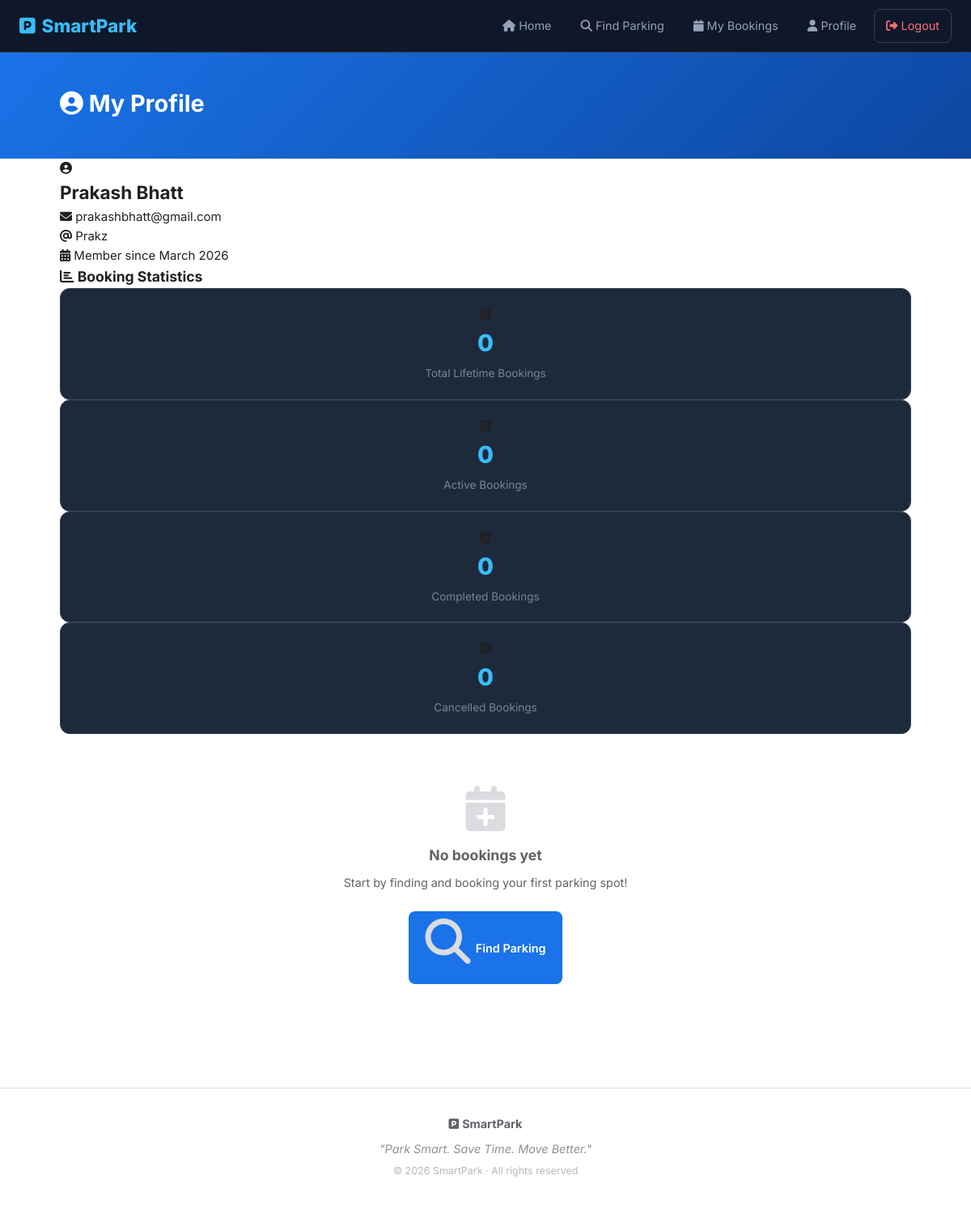
Before: /profile/ (signed in) with the older database file.
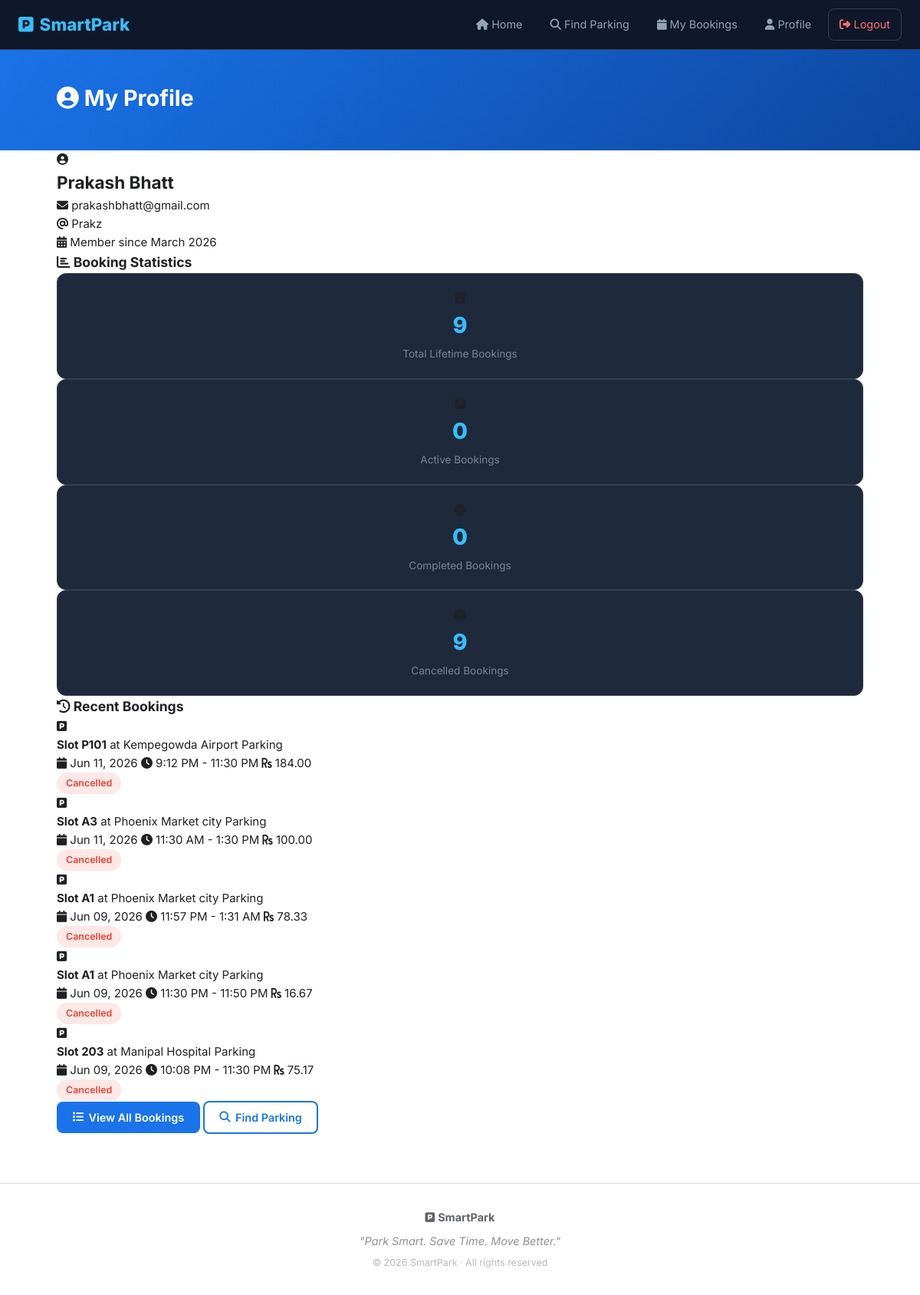
After: the same page with the newer database file.
### parking/models.py (models this page shows, shortened)
class Booking(models.Model):
    STATUS_CHOICES = [
        ('pending',   'Pending'),
        ('confirmed', 'Confirmed'),
        ('active',    'Active'),
        ('completed', 'Completed'),
        ('overstay',  'Overstay — Fine Applied'),
        ('cancelled', 'Cancelled'),
    ]
    user        = models.ForeignKey(User, on_delete=models.CASCADE, related_name='bookings')
    slot        = models.ForeignKey(ParkingSlot, on_delete=models.CASCADE, related_name='bookings')
    vehicle     = models.ForeignKey(Vehicle, on_delete=models.SET_NULL, null=True, blank=True)
    start_time  = models.DateTimeField()
    end_time    = models.DateTimeField()
    status      = models.CharField(max_length=20, choices=STATUS_CHOICES, default='pending')
    total_cost  = models.DecimalField(max_digits=8, decimal_places=2, default=0)
    fine_amount = models.DecimalField(max_digits=8, decimal_places=2, default=0)
    qr_code     = models.ImageField(upload_to='qrcodes/', blank=True, null=True)
    time_extended_by = models.PositiveIntegerField(default=0)
    created_at  = models.DateTimeField(auto_now_add=True)

class ParkingSlot(models.Model):
    VEHICLE_TYPES = [
        ('car', 'Car'),
        ('bike', 'Bike / Scooter'),
        ('ev', 'Electric Vehicle'),
    ]
    lot = models.ForeignKey(ParkingLot, on_delete=models.CASCADE, related_name='slots')
    slot_number = models.CharField(max_length=10)
    vehicle_type = models.CharField(max_length=10, choices=VEHICLE_TYPES, default='car')
    is_available = models.BooleanField(default=True)
    class Meta:
        ordering = ['lot_id', 'slot_number']

class ParkingLot(models.Model):
    VEHICLE_TYPES = [
        ('car', 'Car'),
        ('bike', 'Bike / Motorcycle'),
        ('ev', 'Electric Vehicle'),
    ]
    name = models.CharField(max_length=200)
    address = models.TextField()
    city = models.CharField(max_length=100)
    latitude = models.DecimalField(max_digits=9, decimal_places=6, default=0)
    longitude = models.DecimalField(max_digits=9, decimal_places=6, default=0)
    total_slots = models.PositiveIntegerField()
    fine_amount = models.DecimalField(max_digits=10, decimal_places=2, default=0)
    price_per_hour = models.DecimalField(max_digits=6, decimal_places=2)
    vehicle_type = models.CharField(max_length=10, choices=VEHICLE_TYPES, default='car')
    image = models.ImageField(upload_to='parking_lots/', blank=True, null=True)
    is_active = models.BooleanField(default=True)
    created_at = models.DateTimeField(auto_now_add=True)

### parking/views.py (the view)
# urls.py: path('profile/',                         views.profile_view,    name='profile'),
@login_required
def profile_view(request):
    user = request.user
    total_bookings = Booking.objects.filter(user=user).count()
    active_bookings = Booking.objects.filter(
        user=user,
        status__in=['pending', 'confirmed', 'active']
    ).count()
    completed_bookings = Booking.objects.filter(
        user=user,
        status='completed'
    ).count()
    cancelled_bookings = Booking.objects.filter(
        user=user,
        status='cancelled'
    ).count()
    recent_bookings = Booking.objects.filter(user=user).order_by('-created_at')[:5]
    context = {
        'user': user,
        'total_bookings': total_bookings,
        'active_bookings': active_bookings,
        'completed_bookings': completed_bookings,
        'cancelled_bookings': cancelled_bookings,
        'recent_bookings': recent_bookings,
    }
    return render(request, 'profile.html', context)

### templates/profile.html (shortened to what this page needs)
{% extends 'base.html' %}
{% block content %}
<div class="page-banner">
    <div class="container">
        <h1><i class="fas fa-user-circle"></i> My Profile</h1>
    </div>
</div>
<div class="container profile-page">
    <div class="profile-card">
        <div class="profile-header">
            <div class="profile-avatar">
                <i class="fas fa-user-circle"></i>
            </div>
            <div class="profile-info">
                <h2>{{ user.get_full_name|default:user.username }}</h2>
                <p class="profile-email">
                    <i class="fas fa-envelope"></i> {{ user.email|default:"No email provided" }}
                </p>
                <p class="profile-username">
                    <i class="fas fa-at"></i> {{ user.username }}
                </p>
                <p class="profile-joined">
                    <i class="fas fa-calendar-alt"></i> Member since {{ user.date_joined|date:"F Y" }}
                </p>
            </div>
        </div>
    </div>
    <div class="stats-section">
        <h3><i class="fas fa-chart-bar"></i> Booking Statistics</h3>
        <div class="stats-grid">
            <div class="stat-card stat-total">
                <div class="stat-icon">
                    <i class="fas fa-calendar-check"></i>
                </div>
                <div class="stat-content">
                    <div class="stat-number">{{ total_bookings }}</div>
                    <div class="stat-label">Total Lifetime Bookings</div>
                </div>
            </div>
            <div class="stat-card stat-active">
                <div class="stat-icon">
                    <i class="fas fa-parking"></i>
                </div>
                <div class="stat-content">
                    <div class="stat-number">{{ active_bookings }}</div>
                    <div class="stat-label">Active Bookings</div>
                </div>
            </div>
            <div class="stat-card stat-completed">
                <div class="stat-icon">
                    <i class="fas fa-check-circle"></i>
                </div>
                <div class="stat-content">
                    <div class="stat-number">{{ completed_bookings }}</div>
                    <div class="stat-label">Completed Bookings</div>
                </div>
            </div>
            <div class="stat-card stat-cancelled">
                <div class="stat-icon">
                    <i class="fas fa-times-circle"></i>
                </div>
                <div class="stat-content">
                    <div class="stat-number">{{ cancelled_bookings }}</div>
                    <div class="stat-label">Cancelled Bookings</div>
                </div>
            </div>
        </div>
    </div>
    {% if recent_bookings %}
    <div class="recent-bookings-section">
        <h3><i class="fas fa-history"></i> Recent Bookings</h3>
        <div class="recent-bookings-list">
            {% for booking in recent_bookings %}
            <div class="recent-booking-item">
                <div class="booking-icon">
                    <i class="fas fa-parking"></i>
                </div>
                <div class="booking-details">
                    <div class="booking-title">
                        <strong>Slot {{ booking.slot.slot_number }}</strong> at {{ booking.slot.lot.name }}
                    </div>
                    <div class="booking-meta">
                        <span class="booking-date">
                            <i class="fas fa-calendar"></i> {{ booking.start_time|date:"M d, Y" }}
                        </span>
                        <span class="booking-time">
                            <i class="fas fa-clock"></i> {{ booking.start_time|date:"g:i A" }} - {{ booking.end_time|date:"g:i A" }}
                        </span>
                        <span class="booking-cost">
                            <i class="fas fa-rupee-sign"></i> {{ booking.total_cost }}
                        </span>
                    </div>
                </div>
                <div class="booking-status">
                    <span class="status-badge status-{{ booking.status }}">
                        {{ booking.get_status_display }}
                    </span>
                </div>
            </div>
            {% endfor %}
        </div>
        <div class="profile-actions">
            <a href="{% url 'my_bookings' %}" class="btn-primary">
                <i class="fas fa-list"></i> View All Bookings
            </a>
            <a href="{% url 'search' %}" class="btn-outline">
                <i class="fas fa-search"></i> Find Parking
            </a>
        </div>
    </div>
    {% else %}
    <div class="no-bookings-section">
        <div class="empty-state">
            <i class="fas fa-calendar-plus"></i>
            <h3>No bookings yet</h3>
            <p>Start by finding and booking your first parking spot!</p>
            <a href="{% url 'search' %}" class="btn-primary">
                <i class="fas fa-search"></i> Find Parking
            </a>
        </div>
    </div>
    {% endif %}
</div>
{% endblock %}

### templates/base.html (shortened to what this page needs)
{% load static %}
<!DOCTYPE html>
<html lang="en">
<head>
    <link rel="stylesheet" href="{% static 'css/style.css' %}?v=2">
    <link rel="stylesheet" href="https://cdnjs.cloudflare.com/ajax/libs/font-awesome/6.4.0/css/all.min.css">
    <link rel="stylesheet" href="https://unpkg.com/leaflet@1.9.4/dist/leaflet.css"/>
</head>
<body>
<nav class="navbar">
    <div class="navbar-container">
        <a class="navbar-brand" href="{% url 'home' %}">
            <i class="fas fa-parking"></i> SmartPark
        </a>
        <div class="navbar-links">
            <a class="nav-link" href="{% url 'home' %}">
                <i class="fas fa-home"></i> Home
            </a>
            <a class="nav-link" href="{% url 'search' %}">
                <i class="fas fa-search"></i> Find Parking
            </a>
            {% if user.is_authenticated %}
                <a class="nav-link" href="{% url 'my_bookings' %}">
                    <i class="fas fa-calendar"></i> My Bookings
                </a>
                <a class="nav-link" href="{% url 'profile' %}">
                    <i class="fas fa-user"></i> Profile
                </a>
                <a class="nav-link btn-logout" href="{% url 'logout' %}">
                    <i class="fas fa-sign-out-alt"></i> Logout
                </a>
            {% else %}
                <a class="nav-link" href="{% url 'login' %}">Login</a>
                <a class="nav-link btn-register" href="{% url 'register' %}">Register</a>
            {% endif %}
        </div>
    </div>
</nav>
<main>
    {% block content %}{% endblock %}
</main>
<footer>
    <div class="footer-inner">
        <p><i class="fas fa-parking"></i> <strong>SmartPark</strong></p>
        <p style="margin-top:0.5rem;opacity:0.7;font-size:0.9rem;font-style:italic;">
            "Park Smart. Save Time. Move Better."
        </p>
        <p style="margin-top:0.4rem;opacity:0.45;font-size:0.78rem;">
            © 2026 SmartPark · All rights reserved
        </p>
    </div>
</footer>
</body>
</html>

### static/css/style.css (style rules this page uses)
:root { --primary: #1a73e8; --primary-dark: #1557b0; --primary-light: #e8f0fe; --success: #34a853; --success-light: #e6f4ea; --danger: #ea4335; --danger-light: #fce8e6; --warning: #fbbc04; --dark: #202124; --gray: #5f6368; --gray-light: #f1f3f4; --border: #dadce0; --white: #ffffff; --shadow-sm: 0 1px 6px rgba(0,0,0,0.08); --shadow-md: 0 4px 16px rgba(0,0,0,0.10); --shadow-lg: 0 8px 30px rgba(0,0,0,0.12); --radius-sm: 8px; --radius-md: 12px; --radius-lg: 16px; --radius-xl: 24px; }
*, *::before, *::after { margin: 0; padding: 0; box-sizing: border-box; }
html { scroll-behavior: smooth; }
body { font-family: 'Inter', sans-serif; color: var(--dark); background-color: var(--white); line-height: 1.6; font-size: 15px; padding-top: 0; margin: 0; }
a { text-decoration: none; color: inherit; }
.container { max-width: 1100px; margin: 0 auto; padding: 0 1.5rem; }
.navbar { background-color: #0f172a; border-bottom: 1px solid #334155; position: sticky; top: 0; z-index: 1000; width: 100%; }
.navbar-container { max-width: 1200px; margin: 0 auto; padding: 0 24px; height: 64px; display: flex; align-items: center; justify-content: space-between; }
.navbar-brand { color: #38bdf8; font-size: 1.4rem; font-weight: 800; text-decoration: none; display: flex; align-items: center; gap: 8px; }
.navbar-links { display: flex; align-items: center; gap: 8px; }
.nav-link { color: #94a3b8; text-decoration: none; padding: 8px 14px; border-radius: 8px; font-size: 0.9rem; transition: all 0.2s; }
.btn-logout { border: 1px solid #334155; color: #f87171 !important; }
.btn-primary { display: inline-flex; align-items: center; gap: 0.4rem; background: var(--primary); color: white !important; padding: 0.55rem 1.3rem; border-radius: var(--radius-sm); font-weight: 600; font-size: 0.9rem; border: none; cursor: pointer; transition: background 0.2s, transform 0.15s, box-shadow 0.2s; }
.btn-outline { display: inline-flex; align-items: center; gap: 0.4rem; background: transparent; color: var(--primary) !important; padding: 0.5rem 1.2rem; border-radius: var(--radius-sm); font-weight: 600; font-size: 0.9rem; border: 2px solid var(--primary); cursor: pointer; transition: all 0.2s; }
.stat-card { background: #1e293b; border: 1px solid #334155; border-radius: 12px; padding: 20px 32px; text-align: center; }
.stat-card .stat-number { font-size: 1.8rem; font-weight: 800; color: #38bdf8; }
.stat-card .stat-label { color: #94a3b8; font-size: 0.85rem; margin-top: 4px; }
.stat-number { display: block; font-size: 2.2rem; font-weight: 700; }
.stat-label { font-size: 0.85rem; opacity: 0.75; }
.page-banner { background: linear-gradient(135deg, #1a73e8, #0d47a1); color: white; padding: 2.5rem 1.5rem; }
.page-banner h1 { font-size: 1.8rem; font-weight: 700; margin-bottom: 0.3rem; }
.status-badge { display: inline-block; padding: 0.25rem 0.75rem; border-radius: 20px; font-size: 0.78rem; font-weight: 600; white-space: nowrap; }
.status-cancelled { background: var(--danger-light); color: var(--danger); }
footer { background: var(--white); border-top: 1px solid var(--border); color: var(--gray); text-align: center; padding: 2rem 1.5rem; margin-top: 4rem; }
.footer-inner { font-size: 0.9rem; }

Changed rows visible on the page:
added Booking: slot.slot_number "P101", slot.lot.name "Kempegowda Airport Parking", start_time "Jun 11, 2026", start_time "9:12 PM", end_time "11:30 PM", total_cost "184.00", status "Cancelled"
added Booking: slot.slot_number "A3", slot.lot.name "Phoenix Market city Parking", start_time "Jun 11, 2026", start_time "11:30 AM", end_time "1:30 PM", total_cost "100.00", status "Cancelled"
added Booking: slot.slot_number "A1", slot.lot.name "Phoenix Market city Parking", start_time "Jun 09, 2026", start_time "11:57 PM", end_time "1:31 AM", total_cost "78.33", status "Cancelled"
added Booking: slot.slot_number "A1", slot.lot.name "Phoenix Market city Parking", start_time "Jun 09, 2026", start_time "11:30 PM", end_time "11:50 PM", total_cost "16.67", status "Cancelled"
added Booking: slot.slot_number "203", slot.lot.name "Manipal Hospital Parking", start_time "Jun 09, 2026", start_time "10:08 PM", end_time "11:30 PM", total_cost "75.17", status "Cancelled"
Other visible differences:
{{ total_bookings }}: "0" → "9"
{{ cancelled_bookings }}: "0" → "9"
text no longer shown: "No bookings yet Start by finding and booking your first parking spot!"
text now shown: "Recent Bookings View All Bookings"
